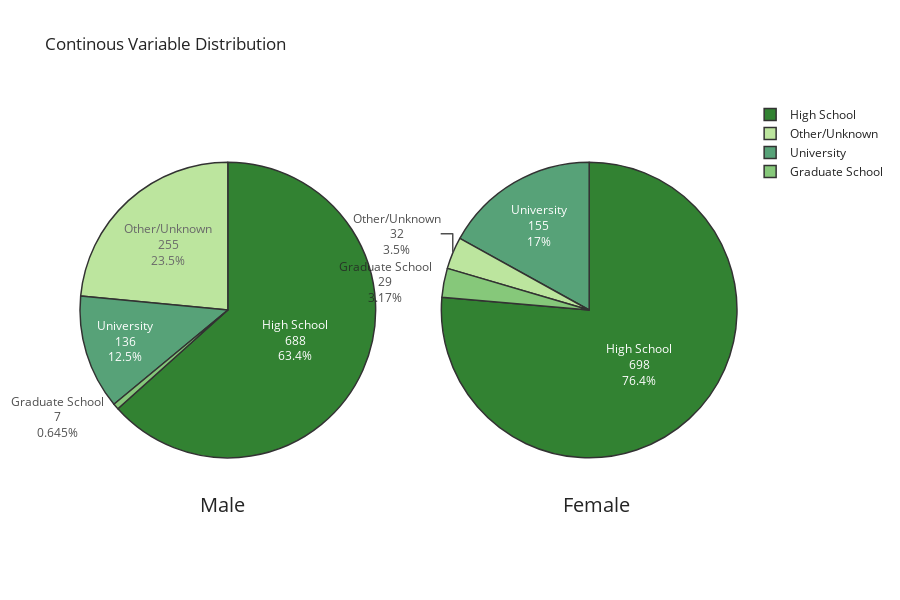

The notebook cell saved with this chart:
### Markdown cell above
### Gender and Education

### Code cell
education_colors=['#ACDF87', 'darkgreen', 'seagreen', '#68BB59']

gender_by_education = pd.DataFrame(df.groupby('Sex')['Education'].value_counts())
fig = make_subplots(rows=1,cols=2, specs=[[{'type':'domain'}, {'type':'domain'}]])

fig.add_trace(
    go.Pie(labels=['Other/Unknown', 'High School', 'University', 'Graduate School'],
           values=[int(gender_by_education.loc[0,0]),int(gender_by_education.loc[0,1]),
                  int(gender_by_education.loc[0,2]),int(gender_by_education.loc[0,3])],
           textinfo='percent+label+value',
           name='Male',
           marker_colors=education_colors
          ),
    row=1,col=1
)
fig.add_trace(
    go.Pie(labels=['Other/Unknown', 'High School', 'University', 'Graduate School'],
           values=[int(gender_by_education.loc[1,0]),int(gender_by_education.loc[1,1]),
                  int(gender_by_education.loc[1,2]),int(gender_by_education.loc[1,3])],
           textinfo='percent+label+value',
           name='Female',
           marker_colors=education_colors
          ),
    row=1,col=2
)

fig.update_layout(
    height=600,
    title_text="Continous Variable Distribution", 
    template='simple_white',
     annotations=[dict(text='Male', x=0.18, y=0, font_size=20, showarrow=False),
                 dict(text='Female', x=0.84, y=0, font_size=20, showarrow=False)])
fig.update_traces(marker_line_color='black', 
                  marker_line_width=1.5, 
                  opacity=0.8)
fig.show()

### Figure 1 — Plotly figure (JSON) as saved in the notebook; plotly's stock layout.template omitted (floating-point values rounded to 4 significant figures)
{"data": [{"domain": {"x": [0, 0.45], "y": [0, 1]}, "labels": ["Other/Unknown", "High School", "University", "Graduate School"], "marker": {"colors": ["#ACDF87", "darkgreen", "seagreen", "#68BB59"], "line": {"color": "black", "width": 1.5}}, "name": "Male", "opacity": 0.8, "textinfo": "percent+label+value", "type": "pie", "values": [255, 688, 136, 7]}, {"domain": {"x": [0.55, 1], "y": [0, 1]}, "labels": ["Other/Unknown", "High School", "University", "Graduate School"], "marker": {"colors": ["#ACDF87", "darkgreen", "seagreen", "#68BB59"], "line": {"color": "black", "width": 1.5}}, "name": "Female", "opacity": 0.8, "textinfo": "percent+label+value", "type": "pie", "values": [32, 698, 155, 29]}], "layout": {"annotations": [{"font": {"size": 20}, "showarrow": false, "text": "Male", "x": 0.18, "y": 0}, {"font": {"size": 20}, "showarrow": false, "text": "Female", "x": 0.84, "y": 0}], "height": 600, "title": {"text": "Continous Variable Distribution"}}}
